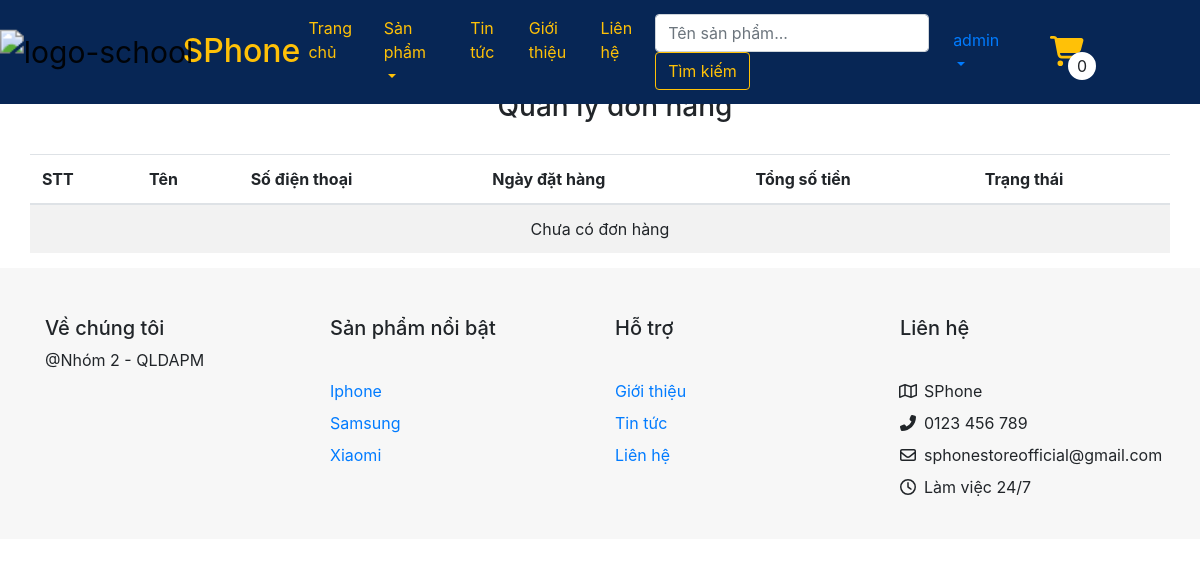
The app's page /Home/quanlydonhang/46 (signed in), older data.
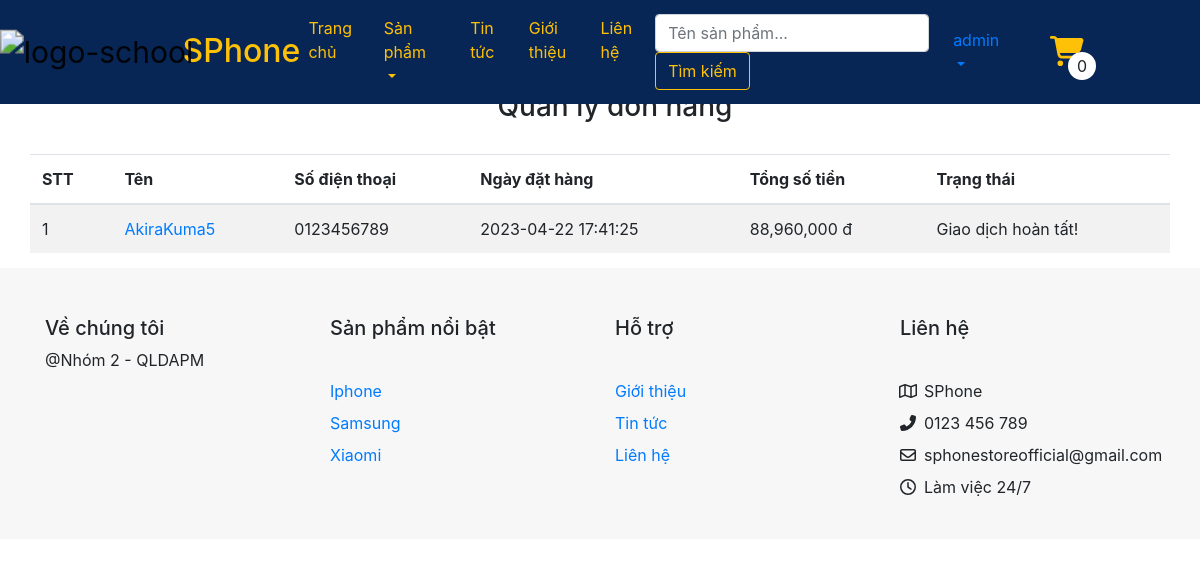
The same page, newer data.
### tables this page shows
CREATE TABLE `orders` (
  `id` int(11) NOT NULL,
  `fullname` varchar(100) NOT NULL,
  `email` varchar(100) NOT NULL,
  `phone` varchar(20) NOT NULL,
  `user_id` int(11) NOT NULL,
  `status` int(11) NOT NULL DEFAULT 0,
  `deleted` int(11) NOT NULL DEFAULT 0,
  `address` varchar(100) NOT NULL,
  `created_at` datetime DEFAULT NULL,
  `total_money` int(11) NOT NULL
);

### mvc/core/Controller.php (called while the page is built, shortened)
<?php
class Controller{
    public function view($view, $data=[]){
        require_once "mvc/views/". $view .".php";
    }
}
?>

### mvc/controllers/Home.php (called while the page is built, shortened)
<?php
class Home extends Controller
{
    public $categoryModel, $productMode, $allCategory;
    public function __construct()
    {
        $this->categoryModel = $this->model("CategoryModel");
        $this->allCategory = $this->categoryModel->getCategory();
    }
    public function quanlydonhang($user_id)
    {
        $orderSuccessModel = $this->model("OrderModel");
        $orderItem = $orderSuccessModel->getorders($user_id);
        $this->view("home", [
            "render" => "quanlydonhang",
            "allCategory" => $this->allCategory,
            "orderItem" => $orderItem
        ]);
    }
}

### mvc/core/App.php (called while the page is built, shortened)
<?php
class App
{
    protected $action = "GetPage";
    function __construct()
    {
        $arr = $this->UrlProcess();
        if (file_exists("./mvc/controllers/" . $arr[0] . ".php")) {
            unset($arr[0]);
        }
        $this->controller = new $this->controller;
        if (isset($arr[1])) {
            if (method_exists($this->controller, $arr[1])) {
                $this->action = $arr[1];
            }
            unset($arr[1]);
        }
        $this->params = $arr ? array_values($arr) : [];
        call_user_func_array([$this->controller, $this->action], $this->params);
    }
    function UrlProcess()
    {
        if (isset($_GET["url"])) {
            return explode("/", filter_var(trim($_GET["url"], "/")));
        }
    }
}

### index.php (called while the page is built, shortened)
<?php
$myApp = new App();
?>

### mvc/core/DB.php (called while the page is built, shortened)
<?php
class DB
{
    function executeResult($sql, $isSingle = false)
    {
        $data = null;
        $conn = mysqli_connect(HOST, USERNAME, PASSWORD, DATABASE);
        mysqli_set_charset($conn, 'utf8');
        $resultset = mysqli_query($conn, $sql);
        if ($resultset) {
            if ($isSingle) {
                $data = mysqli_fetch_array($resultset, 1);
            } else {
                $data = [];
                while (($row = mysqli_fetch_array($resultset, 1)) != null) {
                    $data[] = $row;
                }
            }
        }
        return $data;
    }
}

### mvc/models/OrderModel.php (called while the page is built, shortened)
<?php
class OrderModel extends DB
{
    public function getorders($id)
    {
        $sql = "SELECT orders.created_at, orders.total_money, orders.status, orders.phone, orders.fullname,orders.id
                FROM orders
                WHERE orders.user_id=$id
                order by orders.status ASC ";
        $orderItem = $this->executeResult($sql);
        return $orderItem;
    }
}

### mvc/views/components/quanlydonhang.php (the view, shortened to what this page needs)
<h3 style="margin:70px 0 30px 30px; text-align: center">Quản lý đơn hàng</h3>
<table class="table table-striped" style="width: 95%;margin: 0 auto;">
  <thead>
    <tr>
      <th scope="col">STT</th>
      <th scope="col">Tên</th>
      <th scope="col">Số điện thoại</th>
      <th scope="col">Ngày đặt hàng</th>
      <th scope="col">Tổng số tiền</th>
      <th scope="col">Trạng thái</th>
    </tr>
  </thead>
  <tbody>
    <?php
    $countOrderItem = count($data["orderItem"]);
    if ($countOrderItem == 0) {
      echo '<tr>
        <td colspan="7" style="text-align: center;">Chưa có đơn hàng</td>
      </tr>';
    }
    for ($i = 0; $i < $countOrderItem; $i++) {
      echo '<tr>
        <td>' . ($i + 1) . '</td>
        <td><a href="http://localhost/SPhone/Home/viewOrder/' . $data["orderItem"][$i]["id"] . '">' . $data["orderItem"][$i]["fullname"] . '</a></td>
        <td>' . $data["orderItem"][$i]["phone"] . '</td>
        <td>' . $data["orderItem"][$i]["created_at"] . '</td>
        <td>' . number_format($data["orderItem"][$i]["total_money"]) . ' đ</td>
        <td>';
      if ($data["orderItem"][$i]["status"] == 0)
        echo 'Chờ duyệt';
      else if ($data["orderItem"][$i]["status"] == 1) echo "Đang giao hàng";
      else if ($data["orderItem"][$i]["status"] == 4) echo "Đã thanh toán";
      else echo "Giao dịch hoàn tất!";
      echo '</td>';
    }
    ?>
  </tbody>
</table>

Row changes from the older to the newer data that the page shows:
added orders: fullname "AkiraKuma5", phone "0123456789", created_at "2023-04-22 17:41:25", total_money "88,960,000", status "Giao dịch hoàn tất!"
Text that changed along with them:
text no longer shown: "Chưa có đơn hàng"
